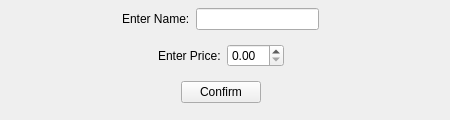
      <widget class="QWidget" name="add_souvenir_page">
       <widget class="QWidget" name="verticalLayoutWidget_6">
        <property name="geometry">
         <rect>
          <x>0</x>
          <y>0</y>
          <width>441</width>
          <height>111</height>
         </rect>
        </property>
        <layout class="QVBoxLayout" name="verticalLayout_6">
         <item>
          <layout class="QHBoxLayout" name="horizontalLayout_19">
           <item>
            <spacer name="horizontalSpacer_29">
             <property name="orientation">
              <enum>Qt::Horizontal</enum>
             </property>
             <property name="sizeHint" stdset="0">
              <size>
               <width>40</width>
               <height>20</height>
              </size>
             </property>
            </spacer>
           </item>
           <item>
            <widget class="QLabel" name="label_12">
             <property name="text">
              <string>Enter Name:</string>
             </property>
            </widget>
           </item>
           <item>
            <widget class="QLineEdit" name="add_souvenir_line_edit">
             <property name="enabled">
              <bool>true</bool>
             </property>
            </widget>
           </item>
           <item>
            <spacer name="horizontalSpacer_30">
             <property name="orientation">
              <enum>Qt::Horizontal</enum>
             </property>
             <property name="sizeHint" stdset="0">
              <size>
               <width>40</width>
               <height>20</height>
              </size>
             </property>
            </spacer>
           </item>
          </layout>
         </item>
         <item>
          <layout class="QHBoxLayout" name="horizontalLayout_20">
           <item>
            <spacer name="horizontalSpacer_33">
             <property name="orientation">
              <enum>Qt::Horizontal</enum>
             </property>
             <property name="sizeHint" stdset="0">
              <size>
               <width>40</width>
               <height>20</height>
              </size>
             </property>
            </spacer>
           </item>
           <item>
            <widget class="QLabel" name="label_14">
             <property name="text">
              <string>Enter Price:</string>
             </property>
            </widget>
           </item>
           <item>
            <widget class="QDoubleSpinBox" name="add_souvenir_spinbox"/>
           </item>
           <item>
            <spacer name="horizontalSpacer_34">
             <property name="orientation">
              <enum>Qt::Horizontal</enum>
             </property>
             <property name="sizeHint" stdset="0">
              <size>
               <width>40</width>
               <height>20</height>
              </size>
             </property>
            </spacer>
           </item>
          </layout>
         </item>
         <item>
          <layout class="QHBoxLayout" name="horizontalLayout_21">
           <item>
            <spacer name="horizontalSpacer_35">
             <property name="orientation">
              <enum>Qt::Horizontal</enum>
             </property>
             <property name="sizeHint" stdset="0">
              <size>
               <width>40</width>
               <height>20</height>
              </size>
             </property>
            </spacer>
           </item>
           <item>
            <widget class="QPushButton" name="add_souvenir_confirm_button">
             <property name="text">
              <string>Confirm</string>
             </property>
            </widget>
           </item>
           <item>
            <spacer name="horizontalSpacer_36">
             <property name="orientation">
              <enum>Qt::Horizontal</enum>
             </property>
             <property name="sizeHint" stdset="0">
              <size>
               <width>40</width>
               <height>20</height>
              </size>
             </property>
            </spacer>
           </item>
          </layout>
         </item>
        </layout>
       </widget>
      </widget>
